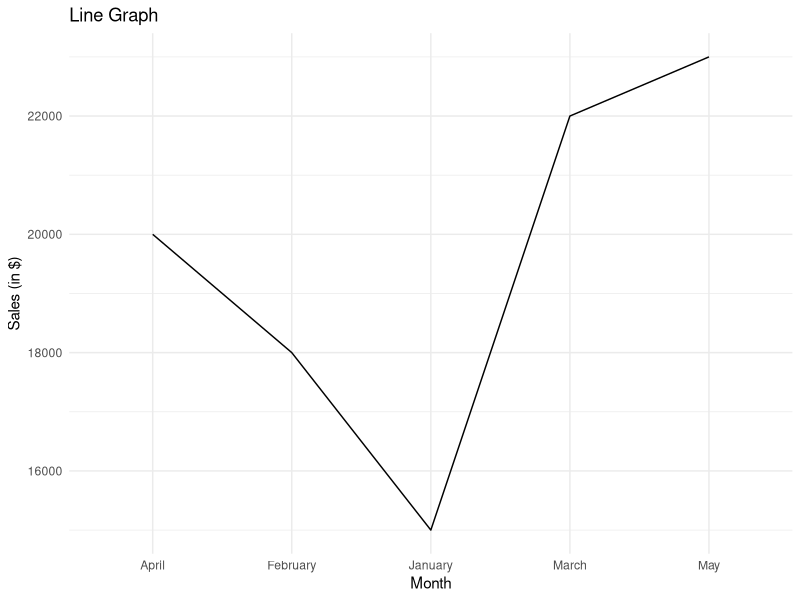

Reproduce this figure in R.
# Install and load ggplot2 package
if (!requireNamespace("ggplot2", quietly = TRUE)) {
  install.packages("ggplot2")
}
library(ggplot2)

# Your data
sales_data <- data.frame(
  Month = c("January", "February", "March", "April", "May"),
  Sales = c(15000, 18000, 22000, 20000, 23000)
)
# Line Graph
line_graph <- ggplot(sales_data, aes(x = Month, y = Sales, group = 1)) +
  geom_line() +
  labs(title = "Line Graph", x = "Month", y = "Sales (in $)") +
  theme_minimal()

# Print or display the plots
print(line_graph)
